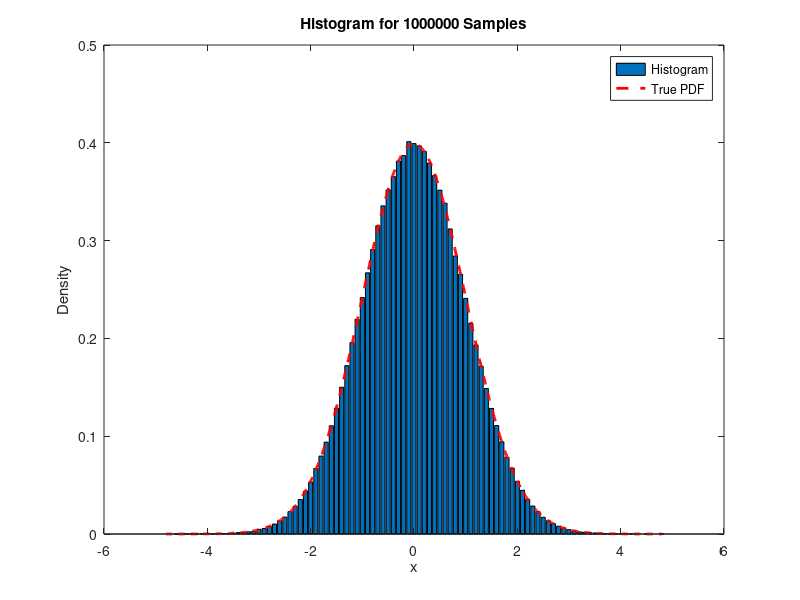

This figure's MATLAB source:
sample_sizes = [1e3, 1e4, 1e6];
center_pos = -4.8:0.1:4.8;
x_values = -4.8:0.01:4.8; %True PDF for the normal distribution
true_pdf = normpdf(x_values, 0, 1); %Standard Gaussian PDF

for i = 1:length(sample_sizes)
    YY = randn(sample_sizes(i), 1);
    count_number = hist(YY, center_pos);
    bar(center_pos, count_number / (sample_sizes(i) * (center_pos(2) - center_pos(1))));
    title(['Histogram for ', num2str(sample_sizes(i)), ' Samples']);
    xlabel('x');
    ylabel('Density');
    hold on;
    plot(x_values, true_pdf, 'r--', 'LineWidth', 2); %Standard normal distribution
    legend('Histogram', 'True PDF');
    hold off;
    pause;
end
